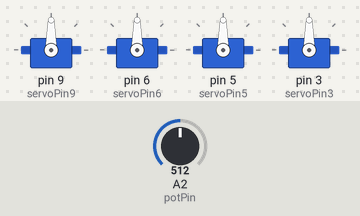
Recording of a sketch running on a simulated Arduino Uno, built with avr-gcc and run on an emulated ATmega328P. Shown: 4 × servo. The inputs (shaded band) are chosen by the test bench; at power-on: A2 (potPin) = 512.

Above: at 1.2 s.
1.3 s: A2 (potPin) set to 716
At 1.7 s:
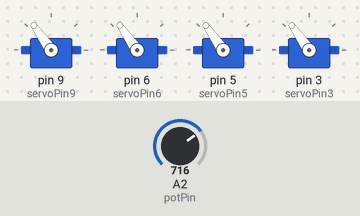
2.8 s: A2 (potPin) set to 900
At 4.0 s:
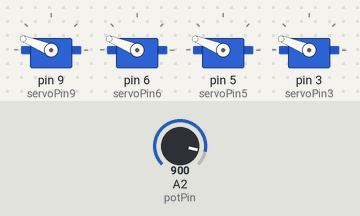
4.3 s: A2 (potPin) set to 1023
At 5.0 s:
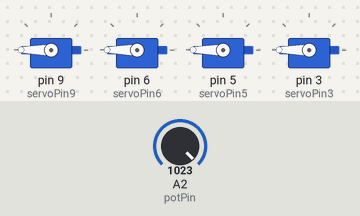
5.8 s: A2 (potPin) set to 306
At 6.1 s:
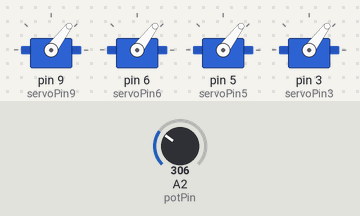
7.3 s: A2 (potPin) set to 122
At 8.3 s:
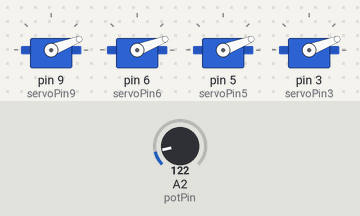
Timing chart, 0 to 9.8 s (numbered marks = the images above; inputs shaded):
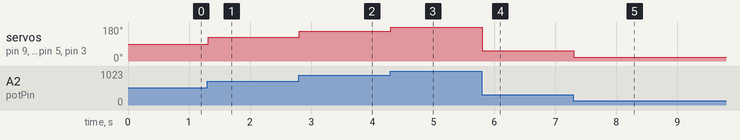

Measured:
- after the input at 1.3 s, servo on pin 9 (servoPin9), servo on pin 6 (servoPin6), servo on pin 5 (servoPin5), servo on pin 3 (servoPin3): 90° → 125° at once
- after the input at 2.8 s, servo on pin 9 (servoPin9), servo on pin 6 (servoPin6), servo on pin 5 (servoPin5), servo on pin 3 (servoPin3): 125° → 158° at once
- after the input at 4.3 s, servo on pin 9 (servoPin9), servo on pin 6 (servoPin6), servo on pin 5 (servoPin5), servo on pin 3 (servoPin3): 158° → 180° at once
- after the input at 5.8 s, servo on pin 9 (servoPin9), servo on pin 6 (servoPin6), servo on pin 5 (servoPin5), servo on pin 3 (servoPin3): 180° → 53° at once
- after the input at 7.3 s, servo on pin 9 (servoPin9), servo on pin 6 (servoPin6), servo on pin 5 (servoPin5), servo on pin 3 (servoPin3): 53° → 21° at once

The sketch:

servo_potentiometer.ino
```cpp
#include <Servo.h>

const int potPin = 2;        // Pin for the potentiometer
const int servoPin9 = 9;     // Pin for servo motor 9
const int servoPin6 = 6;     // Pin for servo motor 6
const int servoPin5 = 5;     // Pin for servo motor 5
const int servoPin3 = 3;     // Pin for servo motor 3

Servo servo9;                // Servo object for servo motor 9
Servo servo6;                // Servo object for servo motor 6
Servo servo5;                // Servo object for servo motor 5
Servo servo3;                // Servo object for servo motor 3

void setup() {
  servo9.attach(servoPin9);  // Initialize servo motor 9
  servo6.attach(servoPin6);  // Initialize servo motor 6
  servo5.attach(servoPin5);  // Initialize servo motor 5
  servo3.attach(servoPin3);  // Initialize servo motor 3
  Serial.begin(9600);        // Initialize serial communication
}

void loop() {
  int potValue = analogRead(potPin);  // Read the value from the potentiometer
  int servoAngle = map(potValue, 0, 1023, 0, 180);  // Map the potentiometer value to servo motor angle

  // Set the angle for the four servo motors
  servo9.write(servoAngle);
  servo6.write(servoAngle);
  servo5.write(servoAngle);
  servo3.write(servoAngle);

  delay(15);  // Add a delay to stabilize the angle
}
```
